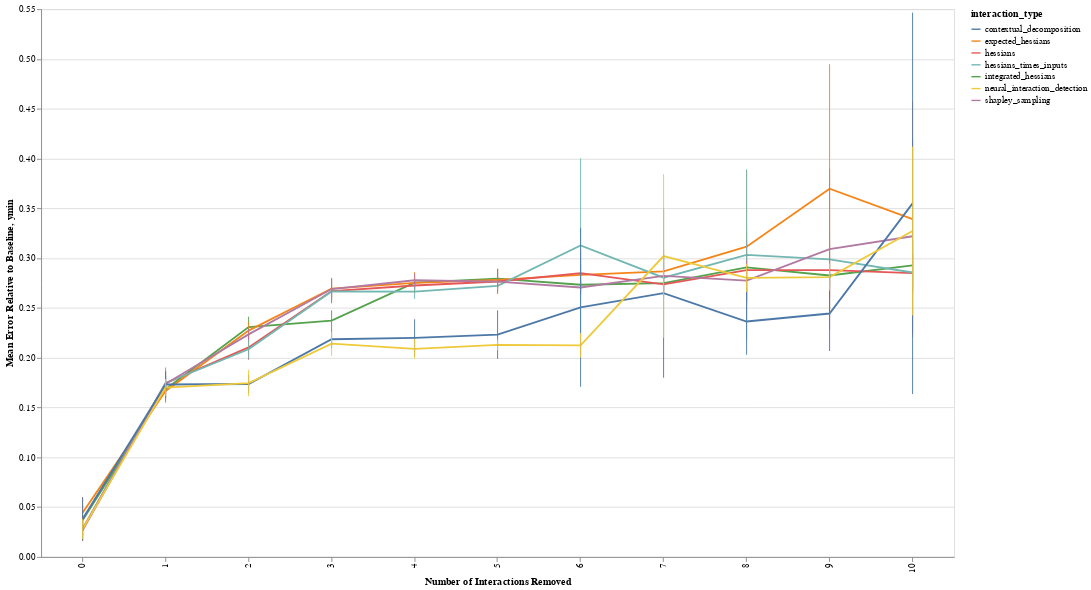

Notebook cell for this chart:
### Code cell
line = alt.Chart(df_total, width=1000, height=600).mark_line().encode(
    x=alt.X('num_interactions_removed:O', title='Number of Interactions Removed'),
    y=alt.Y('mean_perf:Q', title='Mean Error Relative to Baseline'),
    color=alt.Color('interaction_type:N')
)
band = alt.Chart(df_total).transform_calculate(
    ymin="datum.mean_perf - datum.sd_perf",
    ymax="datum.mean_perf + datum.sd_perf"
).mark_errorbar().encode(
    x=alt.X('num_interactions_removed:O'),
    y="ymin:Q",
    y2="ymax:Q",
    color=alt.Color('interaction_type:N')
)
line + band

### Figure 1 — Vega-Lite specification as saved in the notebook (floating-point values rounded to 4 significant figures)
{"config": {"view": {"continuousWidth": 400, "continuousHeight": 300}}, "layer": [{"mark": "line", "encoding": {"color": {"type": "nominal", "field": "interaction_type"}, "x": {"type": "ordinal", "field": "num_interactions_removed", "title": "Number of Interactions Removed"}, "y": {"type": "quantitative", "field": "mean_perf", "title": "Mean Error Relative to Baseline"}}, "height": 600, "width": 1000}, {"mark": "errorbar", "encoding": {"color": {"type": "nominal", "field": "interaction_type"}, "x": {"type": "ordinal", "field": "num_interactions_removed"}, "y": {"type": "quantitative", "field": "ymin"}, "y2": {"field": "ymax"}}, "transform": [{"calculate": "datum.mean_perf - datum.sd_perf", "as": "ymin"}, {"calculate": "datum.mean_perf + datum.sd_perf", "as": "ymax"}]}], "data": {"name": "data-cc7104b53ef454aa8e49c9c30564c998"}, "$schema": "https://vega.github.io/schema/vega-lite/v4.0.2.json", "datasets": {"data-cc7104b53ef454aa8e49c9c30564c998": [{"Unnamed: 0": 0, "interaction_type": "integrated_hessians", "mean_perf": 0.03678, "sd_perf": 0.01477, "cumulative_pairs": "()", "num_interactions_removed": 0}, {"Unnamed: 0": 1, "interaction_type": "integrated_hessians", "mean_perf": 0.1684, "sd_perf": 0.01338, "cumulative_pairs": "(2, 4)", "num_interactions_removed": 1}, {"Unnamed: 0": 2, "interaction_type": "integrated_hessians", "mean_perf": 0.2308, "sd_perf": 0.01046, "cumulative_pairs": "(0, 3)", "num_interactions_removed": 2}, {"Unnamed: 0": 3, "interaction_type": "integrated_hessians", "mean_perf": 0.2373, "sd_perf": 0.01018, "cumulative_pairs": "(1, 4)", "num_interactions_removed": 3}, {"Unnamed: 0": 4, "interaction_type": "integrated_hessians", "mean_perf": 0.2754, "sd_perf": 0.007215, "cumulative_pairs": "(0, 2)", "num_interactions_removed": 4}, {"Unnamed: 0": 5, "interaction_type": "integrated_hessians", "mean_perf": 0.2793, "sd_perf": 0.009491, "cumulative_pairs": "(2, 3)", "num_interactions_removed": 5}, {"Unnamed: 0": 6, "interaction_type": "integrated_hessians", "mean_perf": 0.2733, "sd_perf": 0.005267, "cumulative_pairs": "(3, 4)", "num_interactions_removed": 6}, {"Unnamed: 0": 7, "interaction_type": "integrated_hessians", "mean_perf": 0.2748, "sd_perf": 0.007869, "cumulative_pairs": "(0, 4)", "num_interactions_removed": 7}, {"Unnamed: 0": 8, "interaction_type": "integrated_hessians", "mean_perf": 0.2907, "sd_perf": 0.03658, "cumulative_pairs": "(1, 2)", "num_interactions_removed": 8}, {"Unnamed: 0": 9, "interaction_type": "integrated_hessians", "mean_perf": 0.2826, "sd_perf": 0.009431, "cumulative_pairs": "(0, 1)", "num_interactions_removed": 9}, {"Unnamed: 0": 10, "interaction_type": "integrated_hessians", "mean_perf": 0.2928, "sd_perf": 0.02511, "cumulative_pairs": "(1, 3)", "num_interactions_removed": 10}, {"Unnamed: 0": 0, "interaction_type": "expected_hessians", "mean_perf": 0.04431, "sd_perf": 0.01574, "cumulative_pairs": "()", "num_interactions_removed": 0}, {"Unnamed: 0": 1, "interaction_type": "expected_hessians", "mean_perf": 0.1667, "sd_perf": 0.006259, "cumulative_pairs": "(2, 4)", "num_interactions_removed": 1}, {"Unnamed: 0": 2, "interaction_type": "expected_hessians", "mean_perf": 0.2273, "sd_perf": 0.008528, "cumulative_pairs": "(0, 3)", "num_interactions_removed": 2}, {"Unnamed: 0": 3, "interaction_type": "expected_hessians", "mean_perf": 0.2695, "sd_perf": 0.01013, "cumulative_pairs": "(0, 2)", "num_interactions_removed": 3}, {"Unnamed: 0": 4, "interaction_type": "expected_hessians", "mean_perf": 0.2752, "sd_perf": 0.01081, "cumulative_pairs": "(1, 4)", "num_interactions_removed": 4}, {"Unnamed: 0": 5, "interaction_type": "expected_hessians", "mean_perf": 0.2781, "sd_perf": 0.01142, "cumulative_pairs": "(2, 3)", "num_interactions_removed": 5}, {"Unnamed: 0": 6, "interaction_type": "expected_hessians", "mean_perf": 0.2833, "sd_perf": 0.009776, "cumulative_pairs": "(3, 4)", "num_interactions_removed": 6}, {"Unnamed: 0": 7, "interaction_type": "expected_hessians", "mean_perf": 0.2866, "sd_perf": 0.02202, "cumulative_pairs": "(1, 2)", "num_interactions_removed": 7}, {"Unnamed: 0": 8, "interaction_type": "expected_hessians", "mean_perf": 0.3115, "sd_perf": 0.07668, "cumulative_pairs": "(0, 1)", "num_interactions_removed": 8}, {"Unnamed: 0": 9, "interaction_type": "expected_hessians", "mean_perf": 0.3697, "sd_perf": 0.1251, "cumulative_pairs": "(0, 4)", "num_interactions_removed": 9}, {"Unnamed: 0": 10, "interaction_type": "expected_hessians", "mean_perf": 0.3392, "sd_perf": 0.1182, "cumulative_pairs": "(1, 3)", "num_interactions_removed": 10}, {"Unnamed: 0": 0, "interaction_type": "hessians", "mean_perf": 0.02823, "sd_perf": 0.01234, "cumulative_pairs": "()", "num_interactions_removed": 0}, {"Unnamed: 0": 1, "interaction_type": "hessians", "mean_perf": 0.1745, "sd_perf": 0.0114, "cumulative_pairs": "(2, 4)", "num_interactions_removed": 1}, {"Unnamed: 0": 2, "interaction_type": "hessians", "mean_perf": 0.2103, "sd_perf": 0.01242, "cumulative_pairs": "(0, 2)", "num_interactions_removed": 2}, {"Unnamed: 0": 3, "interaction_type": "hessians", "mean_perf": 0.2669, "sd_perf": 0.01225, "cumulative_pairs": "(0, 3)", "num_interactions_removed": 3}, {"Unnamed: 0": 4, "interaction_type": "hessians", "mean_perf": 0.2725, "sd_perf": 0.004296, "cumulative_pairs": "(1, 4)", "num_interactions_removed": 4}, {"Unnamed: 0": 5, "interaction_type": "hessians", "mean_perf": 0.2765, "sd_perf": 0.01246, "cumulative_pairs": "(2, 3)", "num_interactions_removed": 5}, {"Unnamed: 0": 6, "interaction_type": "hessians", "mean_perf": 0.2849, "sd_perf": 0.02236, "cumulative_pairs": "(1, 2)", "num_interactions_removed": 6}, {"Unnamed: 0": 7, "interaction_type": "hessians", "mean_perf": 0.2737, "sd_perf": 0.006514, "cumulative_pairs": "(3, 4)", "num_interactions_removed": 7}, {"Unnamed: 0": 8, "interaction_type": "hessians", "mean_perf": 0.2879, "sd_perf": 0.03057, "cumulative_pairs": "(0, 4)", "num_interactions_removed": 8}, {"Unnamed: 0": 9, "interaction_type": "hessians", "mean_perf": 0.2879, "sd_perf": 0.02777, "cumulative_pairs": "(1, 3)", "num_interactions_removed": 9}, {"Unnamed: 0": 10, "interaction_type": "hessians", "mean_perf": 0.2849, "sd_perf": 0.01919, "cumulative_pairs": "(0, 1)", "num_interactions_removed": 10}, {"Unnamed: 0": 0, "interaction_type": "hessians_times_inputs", "mean_perf": 0.02768, "sd_perf": 0.01064, "cumulative_pairs": "()", "num_interactions_removed": 0}, {"Unnamed: 0": 1, "interaction_type": "hessians_times_inputs", "mean_perf": 0.1746, "sd_perf": 0.008009, "cumulative_pairs": "(2, 4)", "num_interactions_removed": 1}, {"Unnamed: 0": 2, "interaction_type": "hessians_times_inputs", "mean_perf": 0.2085, "sd_perf": 0.009843, "cumulative_pairs": "(0, 2)", "num_interactions_removed": 2}, {"Unnamed: 0": 3, "interaction_type": "hessians_times_inputs", "mean_perf": 0.2666, "sd_perf": 0.006033, "cumulative_pairs": "(0, 3)", "num_interactions_removed": 3}, {"Unnamed: 0": 4, "interaction_type": "hessians_times_inputs", "mean_perf": 0.2664, "sd_perf": 0.007416, "cumulative_pairs": "(2, 3)", "num_interactions_removed": 4}, {"Unnamed: 0": 5, "interaction_type": "hessians_times_inputs", "mean_perf": 0.2722, "sd_perf": 0.004099, "cumulative_pairs": "(1, 4)", "num_interactions_removed": 5}, {"Unnamed: 0": 6, "interaction_type": "hessians_times_inputs", "mean_perf": 0.3127, "sd_perf": 0.08746, "cumulative_pairs": "(1, 2)", "num_interactions_removed": 6}, {"Unnamed: 0": 7, "interaction_type": "hessians_times_inputs", "mean_perf": 0.2804, "sd_perf": 0.02096, "cumulative_pairs": "(3, 4)", "num_interactions_removed": 7}, {"Unnamed: 0": 8, "interaction_type": "hessians_times_inputs", "mean_perf": 0.3033, "sd_perf": 0.08582, "cumulative_pairs": "(0, 1)", "num_interactions_removed": 8}, {"Unnamed: 0": 9, "interaction_type": "hessians_times_inputs", "mean_perf": 0.2988, "sd_perf": 0.02729, "cumulative_pairs": "(0, 4)", "num_interactions_removed": 9}, {"Unnamed: 0": 10, "interaction_type": "hessians_times_inputs", "mean_perf": 0.2856, "sd_perf": 0.01113, "cumulative_pairs": "(1, 3)", "num_interactions_removed": 10}, {"Unnamed: 0": 0, "interaction_type": "shapley_sampling", "mean_perf": 0.02676, "sd_perf": 0.009421, "cumulative_pairs": "()", "num_interactions_removed": 0}, {"Unnamed: 0": 1, "interaction_type": "shapley_sampling", "mean_perf": 0.1738, "sd_perf": 0.01634, "cumulative_pairs": "(2, 4)", "num_interactions_removed": 1}, {"Unnamed: 0": 2, "interaction_type": "shapley_sampling", "mean_perf": 0.2234, "sd_perf": 0.005856, "cumulative_pairs": "(0, 3)", "num_interactions_removed": 2}, {"Unnamed: 0": 3, "interaction_type": "shapley_sampling", "mean_perf": 0.269, "sd_perf": 0.01118, "cumulative_pairs": "(0, 2)", "num_interactions_removed": 3}, {"Unnamed: 0": 4, "interaction_type": "shapley_sampling", "mean_perf": 0.2778, "sd_perf": 0.00686, "cumulative_pairs": "(1, 4)", "num_interactions_removed": 4}, {"Unnamed: 0": 5, "interaction_type": "shapley_sampling", "mean_perf": 0.2763, "sd_perf": 0.005597, "cumulative_pairs": "(2, 3)", "num_interactions_removed": 5}, {"Unnamed: 0": 6, "interaction_type": "shapley_sampling", "mean_perf": 0.2705, "sd_perf": 0.004978, "cumulative_pairs": "(1, 2)", "num_interactions_removed": 6}, {"Unnamed: 0": 7, "interaction_type": "shapley_sampling", "mean_perf": 0.2821, "sd_perf": 0.01774, "cumulative_pairs": "(0, 1)", "num_interactions_removed": 7}, {"Unnamed: 0": 8, "interaction_type": "shapley_sampling", "mean_perf": 0.2774, "sd_perf": 0.02016, "cumulative_pairs": "(3, 4)", "num_interactions_removed": 8}, {"Unnamed: 0": 9, "interaction_type": "shapley_sampling", "mean_perf": 0.3091, "sd_perf": 0.08076, "cumulative_pairs": "(1, 3)", "num_interactions_removed": 9}, {"Unnamed: 0": 10, "interaction_type": "shapley_sampling", "mean_perf": 0.322, "sd_perf": 0.09731, "cumulative_pairs": "(0, 4)", "num_interactions_removed": 10}, {"Unnamed: 0": 0, "interaction_type": "contextual_decomposition", "mean_perf": 0.03817, "sd_perf": 0.02171, "cumulative_pairs": "()", "num_interactions_removed": 0}, {"Unnamed: 0": 1, "interaction_type": "contextual_decomposition", "mean_perf": 0.1731, "sd_perf": 0.01349, "cumulative_pairs": "(2, 4)", "num_interactions_removed": 1}, {"Unnamed: 0": 2, "interaction_type": "contextual_decomposition", "mean_perf": 0.1736, "sd_perf": 0.009278, "cumulative_pairs": "(2, 3)", "num_interactions_removed": 2}, {"Unnamed: 0": 3, "interaction_type": "contextual_decomposition", "mean_perf": 0.2186, "sd_perf": 0.009049, "cumulative_pairs": "(0, 2)", "num_interactions_removed": 3}, {"Unnamed: 0": 4, "interaction_type": "contextual_decomposition", "mean_perf": 0.22, "sd_perf": 0.01866, "cumulative_pairs": "(1, 2)", "num_interactions_removed": 4}, {"Unnamed: 0": 5, "interaction_type": "contextual_decomposition", "mean_perf": 0.2232, "sd_perf": 0.0244, "cumulative_pairs": "(0, 1)", "num_interactions_removed": 5}, {"Unnamed: 0": 6, "interaction_type": "contextual_decomposition", "mean_perf": 0.2505, "sd_perf": 0.07968, "cumulative_pairs": "(1, 4)", "num_interactions_removed": 6}, {"Unnamed: 0": 7, "interaction_type": "contextual_decomposition", "mean_perf": 0.2649, "sd_perf": 0.08503, "cumulative_pairs": "(1, 3)", "num_interactions_removed": 7}, {"Unnamed: 0": 8, "interaction_type": "contextual_decomposition", "mean_perf": 0.2364, "sd_perf": 0.03342, "cumulative_pairs": "(3, 4)", "num_interactions_removed": 8}, {"Unnamed: 0": 9, "interaction_type": "contextual_decomposition", "mean_perf": 0.2444, "sd_perf": 0.0376, "cumulative_pairs": "(0, 4)", "num_interactions_removed": 9}, {"Unnamed: 0": 10, "interaction_type": "contextual_decomposition", "mean_perf": 0.355, "sd_perf": 0.1915, "cumulative_pairs": "(0, 3)", "num_interactions_removed": 10}, {"Unnamed: 0": 0, "interaction_type": "neural_interaction_detection", "mean_perf": 0.02794, "sd_perf": 0.01018, "cumulative_pairs": "()", "num_interactions_removed": 0}, {"Unnamed: 0": 1, "interaction_type": "neural_interaction_detection", "mean_perf": 0.17, "sd_perf": 0.008548, "cumulative_pairs": "(2, 4)", "num_interactions_removed": 1}, {"Unnamed: 0": 2, "interaction_type": "neural_interaction_detection", "mean_perf": 0.1745, "sd_perf": 0.01331, "cumulative_pairs": "(2, 3)", "num_interactions_removed": 2}, {"Unnamed: 0": 3, "interaction_type": "neural_interaction_detection", "mean_perf": 0.2142, "sd_perf": 0.01231, "cumulative_pairs": "(0, 2)", "num_interactions_removed": 3}, {"Unnamed: 0": 4, "interaction_type": "neural_interaction_detection", "mean_perf": 0.209, "sd_perf": 0.009976, "cumulative_pairs": "(3, 4)", "num_interactions_removed": 4}, {"Unnamed: 0": 5, "interaction_type": "neural_interaction_detection", "mean_perf": 0.2129, "sd_perf": 0.005332, "cumulative_pairs": "(0, 4)", "num_interactions_removed": 5}, {"Unnamed: 0": 6, "interaction_type": "neural_interaction_detection", "mean_perf": 0.2124, "sd_perf": 0.01234, "cumulative_pairs": "(1, 2)", "num_interactions_removed": 6}, {"Unnamed: 0": 7, "interaction_type": "neural_interaction_detection", "mean_perf": 0.3021, "sd_perf": 0.08208, "cumulative_pairs": "(0, 3)", "num_interactions_removed": 7}, {"Unnamed: 0": 8, "interaction_type": "neural_interaction_detection", "mean_perf": 0.2802, "sd_perf": 0.01414, "cumulative_pairs": "(1, 4)", "num_interactions_removed": 8}, {"Unnamed: 0": 9, "interaction_type": "neural_interaction_detection", "mean_perf": 0.2809, "sd_perf": 0.01341, "cumulative_pairs": "(1, 3)", "num_interactions_removed": 9}, {"Unnamed: 0": 10, "interaction_type": "neural_interaction_detection", "mean_perf": 0.3272, "sd_perf": 0.08473, "cumulative_pairs": "(0, 1)", "num_interactions_removed": 10}]}}
